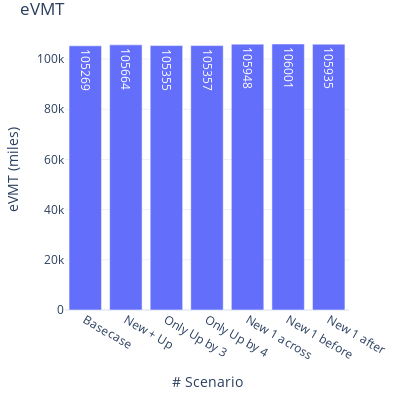

This figure's notebook cell:
### Markdown cell above
## 5.2 eVMT

### Code cell
fig = go.Figure(
    data=[
        go.Bar(
            name="eVMT",
            x=count_stats['analysis_id'],
            y=count_stats['evmt'],
            offsetgroup=1,
            text=count_stats['evmt'],
            textposition='auto',
        )
    ],
    layout=go.Layout(
        title="eVMT",
        yaxis_title="eVMT (miles)", 
        xaxis_title="# Scenario", uniformtext_minsize=8, uniformtext_mode='hide', width=400, height=400
        
    )
)
fig.update_xaxes(type='category', tickvals=[0, 1, 2, 3, 4, 5, 6], ticktext=['Basecase', 'New + Up', 'Only Up by 3', 'Only Up by 4', 'New 1 across', 'New 1 before', 'New 1 after'])
fig.update_layout(margin=dict(l=20, r=20, t=30, b=20), uniformtext_minsize=8, uniformtext_mode='hide', template='plotly_white')
fig.show()

### Figure 1 — Plotly figure (JSON) as saved in the notebook; plotly's stock layout.template omitted (floating-point values rounded to 4 significant figures)
{"data": [{"name": "eVMT", "offsetgroup": "1", "text": [105269, 105664, 105355, 105357, 105948, 106001, 105935], "textposition": "auto", "type": "bar", "x": [465, 466, 467, 468, 469, 470, 471], "y": [105269, 105664, 105355, 105357, 105948, 106001, 105935]}], "layout": {"height": 400, "margin": {"b": 20, "l": 20, "r": 20, "t": 30}, "title": {"text": "eVMT"}, "uniformtext": {"minsize": 8, "mode": "hide"}, "width": 400, "xaxis": {"autorange": true, "range": [-0.5, 6.5], "ticktext": ["Basecase", "New + Up", "Only Up by 3", "Only Up by 4", "New 1 across", "New 1 before", "New 1 after"], "tickvals": [0, 1, 2, 3, 4, 5, 6], "title": {"text": "# Scenario"}, "type": "category"}, "yaxis": {"autorange": true, "range": [0, 111580], "title": {"text": "eVMT (miles)"}, "type": "linear"}}}
